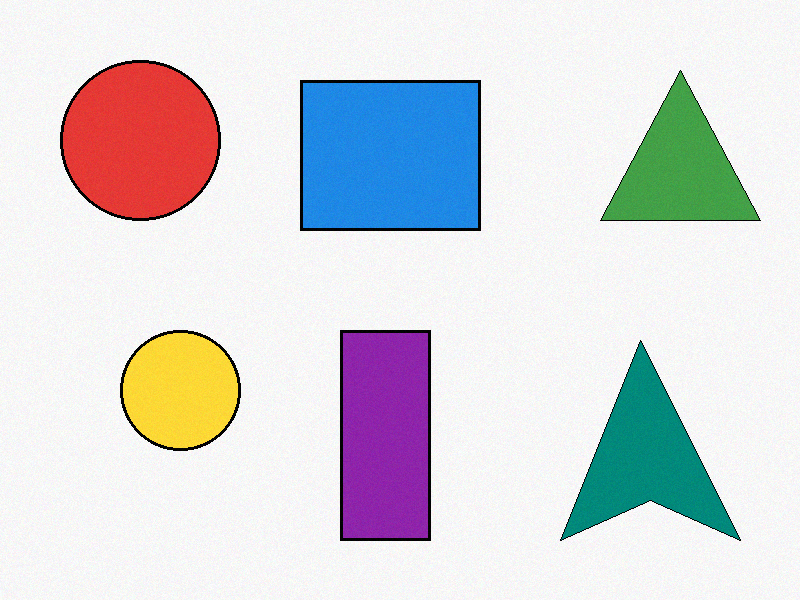
#> input picture .runs/2026-10-26-3/input/sample_14.png, 800 x 600 px
$ python shape_report.py
#> lines starting #> are read from the running program, lines starting #| are printed output that depends on the picture; after the words box and inside, x2 and y2 are one past the last pixel; in counts of white or black regions, pixels touching at a corner belong together
"""
Count and classify the shapes in an image of flat-coloured geometry.

Pipeline is purely classical: the background is a near-uniform light grey and
every shape is a saturated fill inside a dark outline, so a saturation-or-darkness
mask separates figure from ground exactly. No detector is involved -- contour
extraction is deterministic here, where a detector would only be approximate.

Prints a per-shape table (so a miscount can be traced to a specific blob) and
writes output/description.json.
"""

import json
import os
import sys
from collections import Counter

import cv2
import numpy as np

HERE = os.path.dirname(os.path.abspath(__file__))
IN_PATH = os.path.join(HERE, "input", "sample_14.png")
OUT_DIR = os.path.join(HERE, "output")
JSON_PATH = os.path.join(OUT_DIR, "description.json")
OVERLAY_PATH = os.path.join(OUT_DIR, "shapes_annotated.png")

# --- tunables, all stated rather than buried -------------------------------
SAT_MIN = 60        # a fill counts as "coloured" above this HSV saturation
VAL_MAX = 110       # ...or counts as "outline" below this HSV value
MIN_AREA_FRAC = 2e-4  # blobs smaller than this fraction of the frame are noise
CIRCULARITY_MIN = 0.85
SOLIDITY_MIN = 0.90   # below this the polygon is concave
SQUARE_TOL = 0.08     # |1 - w/h| under this reads as a square, not a rectangle

NAMED_COLOURS = {
    "red": (220, 50, 45), "orange": (235, 140, 40), "yellow": (250, 215, 60),
    "green": (60, 160, 75), "teal": (20, 150, 140), "blue": (40, 130, 220),
    "purple": (150, 50, 190), "pink": (235, 110, 170), "brown": (140, 90, 55),
    "black": (25, 25, 25), "white": (245, 245, 245), "grey": (140, 140, 140),
}


def figure_mask(bgr):
    """Everything that is not background: saturated fill OR dark outline."""
    hsv = cv2.cvtColor(bgr, cv2.COLOR_BGR2HSV)
    sat, val = hsv[:, :, 1], hsv[:, :, 2]
    mask = ((sat >= SAT_MIN) | (val <= VAL_MAX)).astype(np.uint8) * 255
    # close hairline gaps in antialiased outlines, then drop speckle
    k = cv2.getStructuringElement(cv2.MORPH_ELLIPSE, (5, 5))
    mask = cv2.morphologyEx(mask, cv2.MORPH_CLOSE, k)
    mask = cv2.morphologyEx(mask, cv2.MORPH_OPEN, k)
    return mask


def fill_colour(bgr, contour):
    """Median colour well inside the contour, so the dark outline is excluded."""
    m = np.zeros(bgr.shape[:2], np.uint8)
    cv2.drawContours(m, [contour], -1, 255, cv2.FILLED)
    eroded = cv2.erode(m, cv2.getStructuringElement(cv2.MORPH_ELLIPSE, (15, 15)))
    if cv2.countNonZero(eroded) < 20:
        eroded = m
    px = bgr[eroded > 0]
    b, g, r = (int(v) for v in np.median(px, axis=0))
    name = min(NAMED_COLOURS,
               key=lambda n: sum((a - c) ** 2 for a, c in
                                 zip(NAMED_COLOURS[n], (r, g, b))))
    return name, (r, g, b)


def vertex_count(contour, perim):
    """approxPolyDP vertex count, taken as the mode over an epsilon sweep so a
    single unlucky tolerance cannot change the classification."""
    votes = Counter()
    for eps in (0.010, 0.015, 0.020, 0.025, 0.030, 0.035, 0.040):
        votes[len(cv2.approxPolyDP(contour, eps * perim, True))] += 1
    return votes.most_common(1)[0][0], dict(sorted(votes.items()))


def classify(contour):
    area = cv2.contourArea(contour)
    perim = cv2.arcLength(contour, True)
    circularity = 4 * np.pi * area / (perim ** 2) if perim else 0.0
    hull_area = cv2.contourArea(cv2.convexHull(contour))
    solidity = area / hull_area if hull_area else 0.0
    nv, votes = vertex_count(contour, perim)

    if solidity < SOLIDITY_MIN:
        # an arrowhead/chevron is a concave dart: apex, two tips, one notch
        kind = "arrow" if nv in (4, 5) else f"concave-polygon-{nv}"
    elif circularity >= CIRCULARITY_MIN and nv > 5:
        kind = "circle"
    elif nv == 3:
        kind = "triangle"
    elif nv == 4:
        _, (w, h), _ = cv2.minAreaRect(contour)
        ratio = min(w, h) / max(w, h) if max(w, h) else 0
        kind = "square" if abs(1 - ratio) <= SQUARE_TOL else "rectangle"
    else:
        kind = f"polygon-{nv}"

    return dict(kind=kind, area=area, perimeter=perim, vertices=nv,
                votes=votes, circularity=circularity, solidity=solidity)


def plural(kind, n):
    if n == 1:
        return kind
    return kind + ("es" if kind.endswith(("s", "x", "ch")) else "s")


def build_caption(shapes):
    """Caption derived from what was actually detected, so it can never
    disagree with shape_count."""
    counts = Counter(s["kind"] for s in shapes)
    order = ["circle", "square", "rectangle", "triangle", "arrow"]
    keys = ([k for k in order if k in counts] +
            sorted(k for k in counts if k not in order))
    words = {1: "one", 2: "two", 3: "three", 4: "four", 5: "five", 6: "six",
             7: "seven", 8: "eight", 9: "nine", 10: "ten"}
    parts = [f"{words.get(counts[k], counts[k])} {plural(k, counts[k])}" for k in keys]
    inventory = (", ".join(parts[:-1]) + " and " + parts[-1]) if len(parts) > 1 else parts[0]
    total = words.get(len(shapes), len(shapes))
    return (f"A plain light background with {total} flat-coloured geometric "
            f"shapes arranged in a grid: {inventory}.")


def main():
    bgr = cv2.imread(IN_PATH)
#> bgr is the input picture: shape (600, 800, 3); mean B, G, R 219.7, 216.2, 215.7
    if bgr is None:
        sys.exit(f"could not read {IN_PATH}")
    h, w = bgr.shape[:2]
#> h = 600; w = 800
    print(f"image      : {os.path.relpath(IN_PATH, HERE)}  {w}x{h}")
#| image      : input/sample_14.png  800x600

    mask = figure_mask(bgr)
#> in figure_mask, `hsv = cv2.cvtColor(bgr, cv2.COLOR_BGR2HSV)`: hsv: shape (600, 800, 3); mean H, S, V 86.2, 52.7, 237.2
#> in figure_mask, `sat, val = hsv[:, :, 1], hsv[:, :, 2]`:
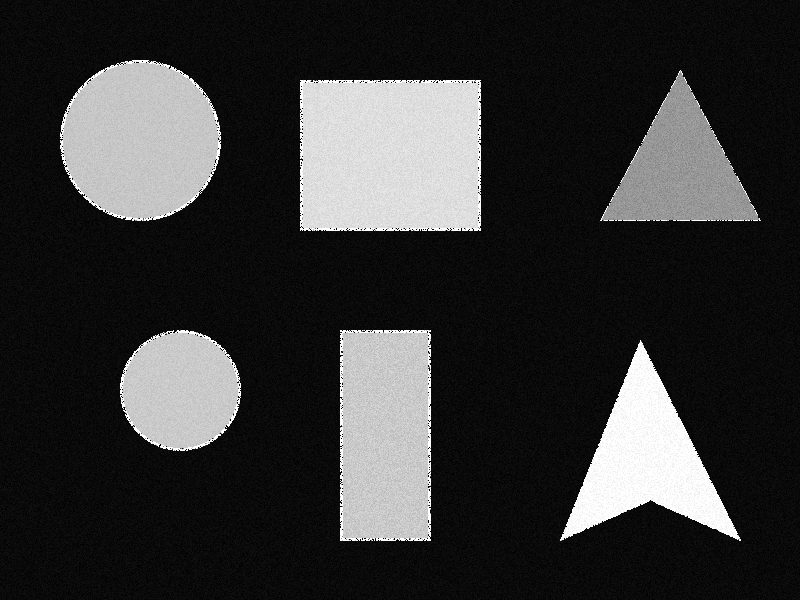
#> sat: shape (600, 800); min 0, max 255, mean 52.7
#> in figure_mask, `sat, val = hsv[:, :, 1], hsv[:, :, 2]`:
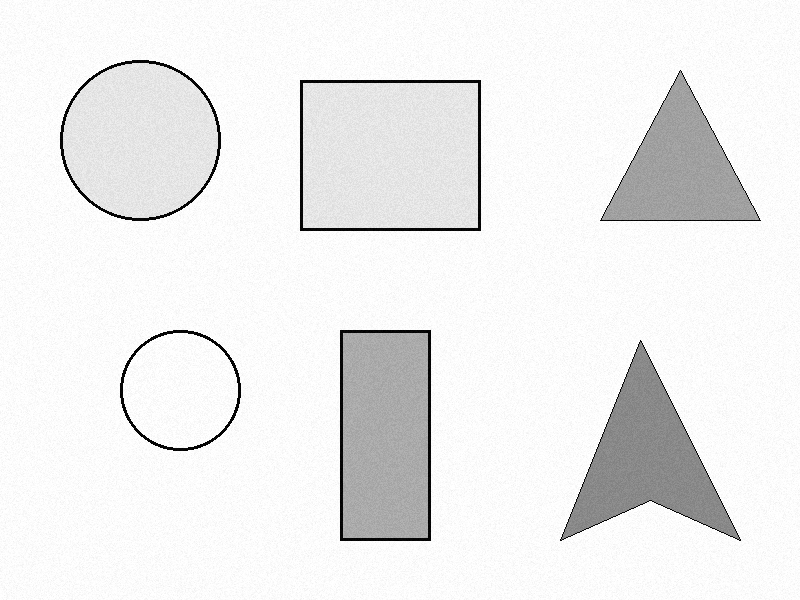
#> val: shape (600, 800); min 0, max 255, mean 237.2
#> in figure_mask, `mask = ((sat >= SAT_MIN) | (val <= VAL_MAX)).astype(np.uint8) * 255`:
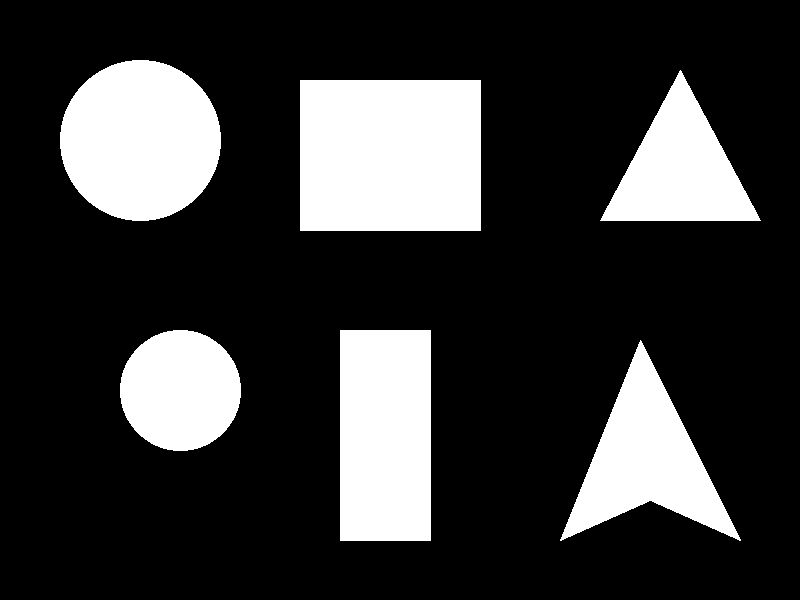
#> mask: shape (600, 800); 21.9% white; 6 white regions, box (x1, y1, x2, y2) and area: (300, 80, 481, 231) 27331, (60, 60, 221, 221) 20321, (340, 330, 431, 541) 19201, (560, 340, 741, 541) 14741, (600, 70, 761, 221) 12231, (120, 330, 241, 451) 11497
#> in figure_mask, `mask = cv2.morphologyEx(mask, cv2.MORPH_OPEN, k)`: mask: shape (600, 800); 21.9% white; 6 white regions
    contours, _ = cv2.findContours(mask, cv2.RETR_EXTERNAL, cv2.CHAIN_APPROX_SIMPLE)
#> contours = 6 contours; box (x1, y1, x2, y2) and area: (300, 80, 481, 231) 26994, (60, 60, 221, 221) 20094, (340, 330, 431, 541) 18894, (562, 343, 739, 539) 14428, (602, 72, 759, 221) 11986, (120, 330, 241, 451) 11326
    min_area = MIN_AREA_FRAC * w * h
#> min_area = 96
    kept, rejected = [], []
    for c in contours:
        (kept if cv2.contourArea(c) >= min_area else rejected).append(c)
#> this loop made 6 passes
    print(f"contours   : {len(contours)} external, {len(kept)} above "
          f"{min_area:.0f}px area, {len(rejected)} rejected as noise")
#| contours   : 6 external, 6 above 96px area, 0 rejected as noise
    if rejected:
        print(f"             rejected areas: "
              f"{sorted(round(cv2.contourArea(c), 1) for c in rejected)}")

    shapes = []
    for c in sorted(kept, key=lambda c: (cv2.boundingRect(c)[1] // 50,
                                         cv2.boundingRect(c)[0])):
        info = classify(c)
        info["colour"], info["rgb"] = fill_colour(bgr, c)
        M = cv2.moments(c)
        info["centroid"] = (int(M["m10"] / M["m00"]), int(M["m01"] / M["m00"]))
        info["contour"] = c
        shapes.append(info)
#> this loop made 6 passes
#> (area in classify, perim in classify, circularity in classify, hull_area in classify, solidity in classify, nv in classify, kind in classify) on passes 1, 3, 4, 6: (20094, 529.9, 0.899, 20210, 0.994, 8, 'circle'), (11986, 516.6, 0.564, 12117, 0.989, 3, 'triangle'), (11326, 398, 0.899, 11418, 0.992, 8, 'circle'), (14428, 670.4, 0.403, 17803.5, 0.81, 4, 'arrow')
#> (area in classify, perim in classify, circularity in classify, hull_area in classify, solidity in classify, nv in classify, w in classify) on passes 2, 5: (26994, 657.7, 0.784, 26996, 1, 4, 150), (18894, 597.7, 0.665, 18896, 1, 4, 210)
#> pass 1, in fill_colour, `eroded = cv2.erode(m, cv2.getStructuringElement(cv2.MORPH_ELLIPSE, (15..`:
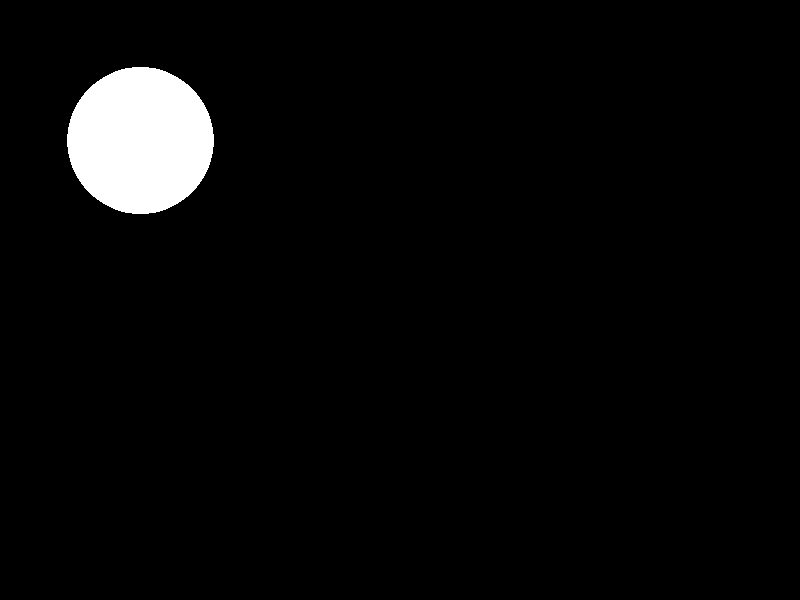
#> eroded: shape (600, 800); 3.5% white; 1 white region, box (x1, y1, x2, y2) and area: (67, 67, 214, 214) 16881
#> pass 2, in fill_colour (call 2), `eroded = cv2.erode(m, cv2.getStructuringElement(cv2.MORPH_ELLIPSE, (15..`:
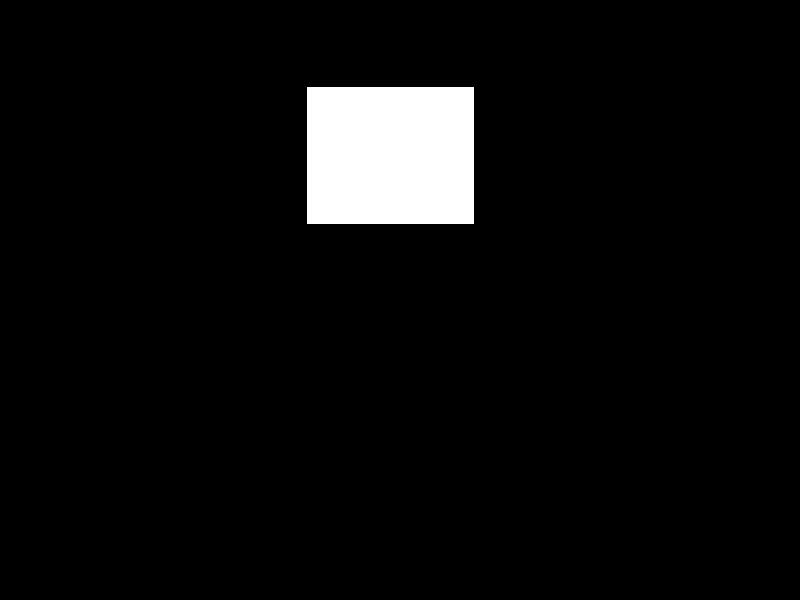
#> eroded: shape (600, 800); 4.8% white; 1 white region, box (x1, y1, x2, y2) and area: (307, 87, 474, 224) 22879
#> pass 3, in fill_colour (call 3), `eroded = cv2.erode(m, cv2.getStructuringElement(cv2.MORPH_ELLIPSE, (15..`:
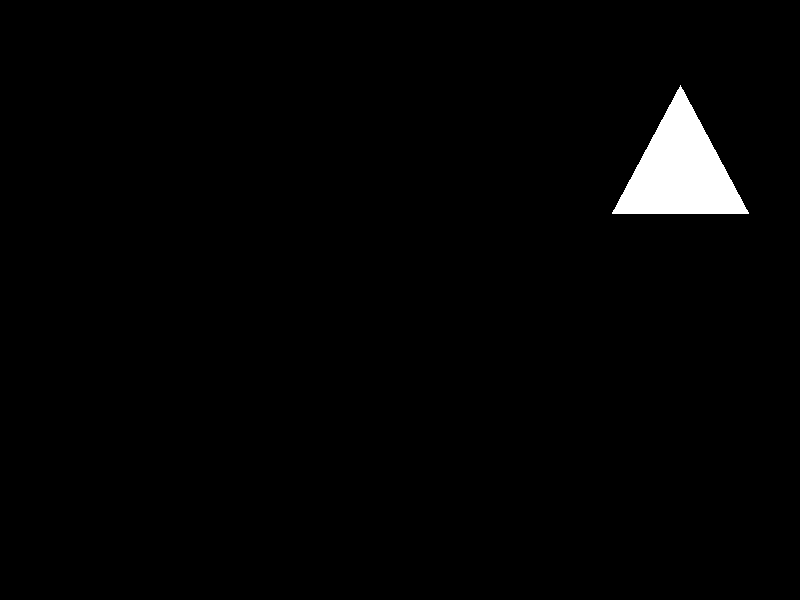
#> eroded: shape (600, 800); 1.9% white; 1 white region, box (x1, y1, x2, y2) and area: (612, 85, 749, 214) 8901
#> after the loop, shapes = 6 items

    print(f"\nper-shape detail ({len(shapes)} blobs)")
#| per-shape detail (6 blobs)
    print(f"{'#':>2}  {'kind':<10} {'colour':<7} {'centroid':<12} {'area':>9} "
          f"{'verts':>5} {'circ':>5} {'solid':>5}  epsilon-sweep votes")
    print("-" * 104)
    for i, s in enumerate(shapes, 1):
        print(f"{i:>2}  {s['kind']:<10} {s['colour']:<7} "
              f"{str(s['centroid']):<12} {s['area']:>9.0f} {s['vertices']:>5} "
              f"{s['circularity']:>5.2f} {s['solidity']:>5.2f}  {s['votes']}")

    counts = Counter(s["kind"] for s in shapes)
#> counts = {'circle': 2, 'rectangle': 2, 'triangle': 1, 'arrow': 1}
    print("\ncount by shape")
    for kind, n in sorted(counts.items(), key=lambda kv: (-kv[1], kv[0])):
        print(f"  {kind:<10} {n}")
#> this loop made 4 passes
#> (kind, n) on passes 1 to 4: ('circle', 2), ('rectangle', 2), ('arrow', 1), ('triangle', 1)
#|   circle     2
#|   rectangle  2
#|   arrow      1
#|   triangle   1
    print(f"  {'-' * 10} --")
    print(f"  {'TOTAL':<10} {len(shapes)}")
#|   TOTAL      6

    caption = build_caption(shapes)
#> in build_caption, `keys = ([k for k in order if k in counts] + sorted(k for k in counts i..`: keys = ['circle', 'rectangle', 'triangle', 'arrow']
#> in build_caption, `parts = [f"{words.get(counts[k], counts[k])} {plural(k, counts[k])}" f..`: parts = ['two circles', 'two rectangles', 'one triangle', 'one arrow']
#> in build_caption, `total = words.get(len(shapes), len(shapes))`: total = 'six'
    os.makedirs(OUT_DIR, exist_ok=True)
    payload = {"caption": caption, "shape_count": len(shapes)}
    with open(JSON_PATH, "w") as f:
        json.dump(payload, f, indent=2)
        f.write("\n")
    print(f"\ncaption    : {caption}")
#| caption    : A plain light background with six flat-coloured geometric shapes arranged in a grid: two circles, two rectangles, one triangle and one arrow.
    print(f"wrote      : {os.path.relpath(JSON_PATH, HERE)}  -> {payload}")
#| wrote      : output/description.json  -> {'caption': 'A plain light background with six flat-coloured geometric shapes arranged in a grid: two circles, two rectangles, one triangle and one arrow.', 'shape_count': 6}

    # annotated overlay, so the count can be checked by eye against the image
    vis = bgr.copy()
    for i, s in enumerate(shapes, 1):
        cv2.drawContours(vis, [s["contour"]], -1, (0, 0, 255), 3)
        cx, cy = s["centroid"]
        label = f"{i}:{s['kind']}"
        (tw, th), _ = cv2.getTextSize(label, cv2.FONT_HERSHEY_SIMPLEX, 0.55, 2)
        cv2.rectangle(vis, (cx - tw // 2 - 4, cy - th - 6),
                      (cx + tw // 2 + 4, cy + 6), (255, 255, 255), cv2.FILLED)
        cv2.rectangle(vis, (cx - tw // 2 - 4, cy - th - 6),
                      (cx + tw // 2 + 4, cy + 6), (0, 0, 255), 1)
        cv2.putText(vis, label, (cx - tw // 2, cy), cv2.FONT_HERSHEY_SIMPLEX,
                    0.55, (0, 0, 180), 2, cv2.LINE_AA)
#> this loop made 6 passes
#> (cx, cy, label, tw) on passes 1 to 6: (140, 140, '1:circle', 64), (390, 155, '2:rectangle', 98), (680, 169, '3:triangle', 82), (180, 390, '4:circle', 64), (385, 435, '5:rectangle', 98), (645, 459, '6:arrow', 66)
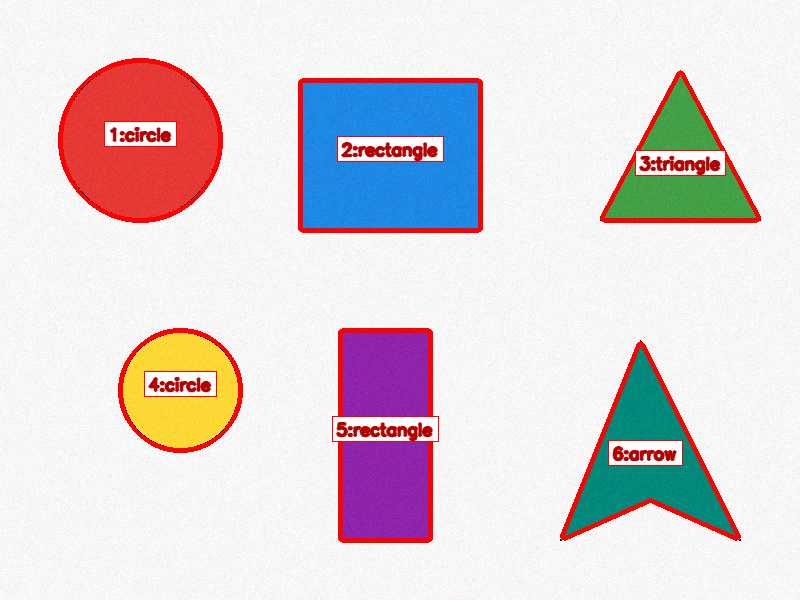
#> vis: shape (600, 800, 3); 5.97% of pixels changed, all inside (x1, y1, x2, y2) = (58, 58, 761, 543)
    cv2.imwrite(OVERLAY_PATH, vis)
    print(f"wrote      : {os.path.relpath(OVERLAY_PATH, HERE)}  "
          f"(red outline + index per counted blob)")


if __name__ == "__main__":
    main()
